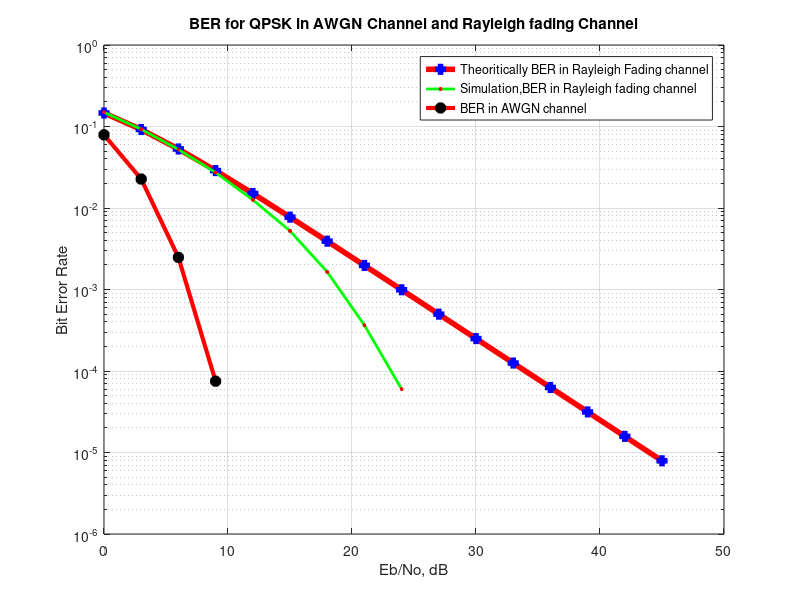

This figure's MATLAB source:
%--------------------------------------------------------------------------
%In the second part of the project we have to simulate the communication
% system having Doppler Spread due to mobile movement in the channel.we 
%Simulate and draw the bit error rate of the system for maximum mobile
%speed of 81 Km/Hour. We Assumed that the channel is flat and no equalizer
%is used in the system
%--------------------------------------------------------------------------
clc
clear all;
close all;
datalength=2e5;             % Total number of  data for transmission
Eb_N0_dB=0:3:45;                 % multiple Eb/N0 values


%--------------------------------------------------------------------------
    % As Tc=9/(16*pi*fm),where fm=v/lembda, where lembda=c/fc, where
    % Ts=2/Rb(for the case of QPSK), where Rb=1Mb/s, so Tc/Ts=no. of symbol
    % so we have total no of symbols are 489.4 per block so we round to 500
%--------------------------------------------------------------------------
    symbolsperblock=500;           % no.of symbol per block
    total_sy=datalength/2;
    totalblocks=total_sy/symbolsperblock; % tolal no. of blocks
     data=round(rand(1,datalength)); % generating 0,1 with equal probability
    %%%%%%%%%%%%%%%%%%%%%%%%%%%%%%%%%%%%%%%%%%%%%%%%%%%%%
    %using the formula of x=-2*data+1 for mapping to qpsk
    %%%%%%%%%%%%%%%%%%%%%%%%%%%%%%%%%%%%%%%%%%%%%%%%%%%%%
    
    i_data = data(1:2:end);
    q_data = data(2:2:end);
    I_qpsk = (-2)*i_data+1;
    Q_qpsk = (-2)*q_data+1;
    
      symbol1=I_qpsk+sqrt(-1)*Q_qpsk;
      
   %-----------------------------------------------------------------------
   % Co-efficient of rayleigh fading%%%%%%%%%%%%%%%%%%%%%
   %%%%%%%%%%%%%%%%%%%%%%%%%%%%%%%%%%%%%%%%%%%%%%%%%%%%%%
   
   I_ray=sqrt(0.5)*(randn(1,totalblocks));
   Q_ray=sqrt(0.5)*(randn(1,totalblocks));
   coefficient_ray=I_ray+sqrt(-1)*Q_ray;
   %multiply rayleigh co-efficient to signal
%--------------------------------------------------------------------------
for rs = 1:length(Eb_N0_dB)
  
   
   %converting to 1000 by 500 matrix
   symbolMatrix = reshape(symbol1,totalblocks,symbolsperblock);
   
   counter=1;
   for t=1:totalblocks
           
   RalyMatrix(t,:)= symbolMatrix(t,:)*coefficient_ray(t);
   counter=counter+1;
   end
   %-----------------------------------------------------------------------
   %%%%%%%%%%%%%%% generation of  AWGN %%%%%%%%%%%%%%%%%
  
   
   No=(10.^(-Eb_N0_dB(rs)/10));
   I_noise=randn(1,datalength/2)*(sqrt(No/2));
   Q_noise=randn(1,datalength/2)*(sqrt(No/2));
   noise=I_noise+sqrt(-1)*Q_noise;
   
   noiseMatrix = reshape(noise,totalblocks,symbolsperblock);
  
   % Add noise in signal
   transmitted_data = RalyMatrix + noiseMatrix;
   
   %%%%%%%%%%%%%%%%%%%%%%%%%%%%%%%%%%%%%%%%%%%%%%%%%%%%%%%%%%%
   % At the receiver side, data demapping and error calculations
   %%%%%%%%%%%%%%%%%%%%%%%%%%%%%%%%%%%%%%%%%%%%%%%%%%%%%%%%%%%
   counter1=1;
   for k=1:totalblocks
           received_data(k,:)=transmitted_data(k,:)/coefficient_ray(k);
           counter1=counter1+1;

   end
   
   received_data1 = reshape(received_data, 1,datalength/2);
   mat=[real(received_data1); imag(received_data1)];
   vector=reshape(mat,1,datalength);
   %-----------------------------------------------------------------------
   % get demapped bits from the receive signal using inverse formula 
   %for x=-2*I+1; where the inverse formula is I=(-x+1)/2%%%%%%%%%%%
   %%%%%%%%%%%%%%%%%%%%%%%%%%%%%%%%%%%%%%%%%%%%%%%%%%%%%%%%%%%%%%%%%
   
   vector1=sign(vector);
   received_bits1=(-vector1+1)/2;
   received_bits=round(received_bits1);
   ray_error(rs)=sum (xor(data,received_bits))/datalength;
    
    %----------------------------------------------------------------------
    % for the purpose of comparision to that of the rayleigh model we
    % also want to find the BER IN AWGN CHANNEL and then compare both
    %%%%%%%%%%%%%%%%%%%%%%%%%%%%%%%%%%%%%%%%%%%%%%%%%%%%%%%%%%%%%%%%%
    In_phase=(-2)*sign(data(1:2:end))+1;
    Q_phase=(-2)*sign(data(2:2:end))+1;
    symbol2=In_phase+sqrt(-1)*Q_phase;
    % Channel - AWGN
    N1o=(10.^(-Eb_N0_dB(rs)/10));
    awgn_I=randn(1,length(data)/2)*sqrt(N1o/2);
    awgn_Q=randn(1,length(data)/2)*sqrt(N1o/2);
    noise1=awgn_I+sqrt(-1)*awgn_Q;
    trans_data=symbol2+noise1;
    pk=[real(trans_data) ;imag(trans_data) ];
    x2=reshape(pk,1,datalength);
    est_data1=round((sign(x2)-1)/(-2));
    
 %  calculate errror without rayleigh
   errors =sum(xor(data,est_data1));
   Ber_awgn(rs)=errors/datalength;
   
   
end
 %-------------------------------------------------------------------------
 % genaration of the theoritical curve for Rayleigh fading 
 

EbN0 = 10.^(Eb_N0_dB/10);
theoryBerRay = 0.5*(1-sqrt(EbN0./(EbN0+1)));
figure
semilogy(Eb_N0_dB,theoryBerRay,'rs-','LineWidth',4,...
                'MarkerEdgeColor','b',...
                'MarkerFaceColor','y',...
                'MarkerSize',4);
hold on
semilogy(Eb_N0_dB,ray_error,'g*-','LineWidth',2,...
                'MarkerEdgeColor','r',...
                'MarkerFaceColor','r',...
                'MarkerSize',2);
            hold on;
            semilogy(Eb_N0_dB,Ber_awgn,'r*-','LineWidth',3,...
                'MarkerEdgeColor','k',...
                'MarkerFaceColor','b',...
                'MarkerSize',8);
            grid on;
legend('Theoritically BER in Rayleigh Fading channel',...
         'Simulation,BER in Rayleigh fading channel','BER in AWGN channel');
xlabel('Eb/No, dB');
ylabel('Bit Error Rate');
title('BER for QPSK in AWGN Channel and Rayleigh fading Channel');